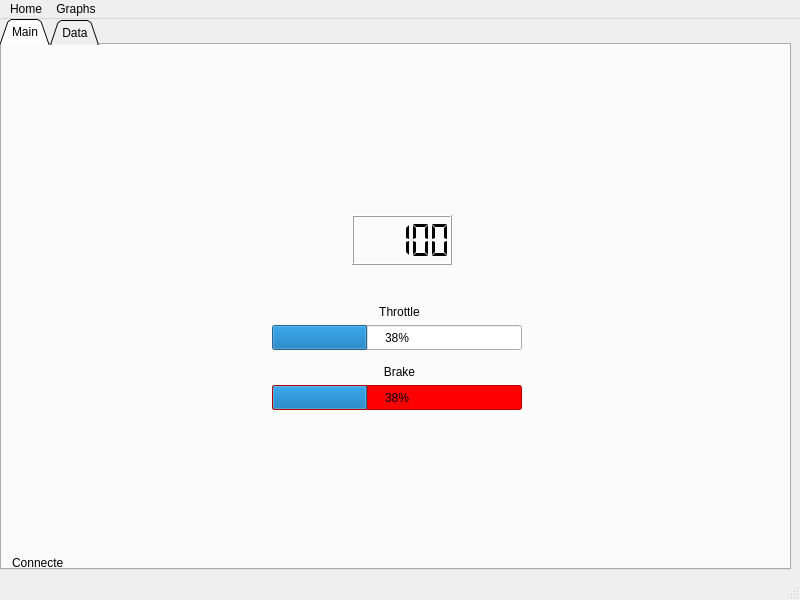
<?xml version="1.0" encoding="UTF-8"?>
<ui version="4.0">
 <class>MainWindow</class>
 <widget class="QMainWindow" name="MainWindow">
  <property name="enabled">
   <bool>true</bool>
  </property>
  <property name="geometry">
   <rect>
    <x>0</x>
    <y>0</y>
    <width>800</width>
    <height>600</height>
   </rect>
  </property>
  <property name="minimumSize">
   <size>
    <width>800</width>
    <height>600</height>
   </size>
  </property>
  <property name="maximumSize">
   <size>
    <width>800</width>
    <height>600</height>
   </size>
  </property>
  <property name="windowTitle">
   <string>MainWindow</string>
  </property>
  <widget class="QWidget" name="centralwidget">
   <widget class="QTabWidget" name="tabWidget">
    <property name="geometry">
     <rect>
      <x>0</x>
      <y>0</y>
      <width>791</width>
      <height>551</height>
     </rect>
    </property>
    <property name="tabPosition">
     <enum>QTabWidget::North</enum>
    </property>
    <property name="tabShape">
     <enum>QTabWidget::Triangular</enum>
    </property>
    <property name="currentIndex">
     <number>0</number>
    </property>
    <property name="iconSize">
     <size>
      <width>16</width>
      <height>16</height>
     </size>
    </property>
    <widget class="QWidget" name="MainTab">
     <attribute name="title">
      <string>Main</string>
     </attribute>
     <widget class="QLCDNumber" name="speedLCD">
      <property name="geometry">
       <rect>
        <x>350</x>
        <y>170</y>
        <width>100</width>
        <height>50</height>
       </rect>
      </property>
      <property name="layoutDirection">
       <enum>Qt::LeftToRight</enum>
      </property>
      <property name="smallDecimalPoint">
       <bool>false</bool>
      </property>
      <property name="mode">
       <enum>QLCDNumber::Dec</enum>
      </property>
      <property name="segmentStyle">
       <enum>QLCDNumber::Flat</enum>
      </property>
      <property name="value" stdset="0">
       <double>100.000000000000000</double>
      </property>
     </widget>
     <widget class="QProgressBar" name="brakeBar">
      <property name="geometry">
       <rect>
        <x>270</x>
        <y>340</y>
        <width>250</width>
        <height>25</height>
       </rect>
      </property>
      <property name="palette">
       <palette>
        <active>
         <colorrole role="Button">
          <brush brushstyle="SolidPattern">
           <color alpha="255">
            <red>255</red>
            <green>0</green>
            <blue>0</blue>
           </color>
          </brush>
         </colorrole>
         <colorrole role="Base">
          <brush brushstyle="SolidPattern">
           <color alpha="255">
            <red>255</red>
            <green>0</green>
            <blue>0</blue>
           </color>
          </brush>
         </colorrole>
         <colorrole role="Window">
          <brush brushstyle="SolidPattern">
           <color alpha="255">
            <red>255</red>
            <green>0</green>
            <blue>0</blue>
           </color>
          </brush>
         </colorrole>
         <colorrole role="NoRole">
          <brush brushstyle="SolidPattern">
           <color alpha="255">
            <red>255</red>
            <green>0</green>
            <blue>0</blue>
           </color>
          </brush>
         </colorrole>
        </active>
        <inactive>
         <colorrole role="Button">
          <brush brushstyle="SolidPattern">
           <color alpha="255">
            <red>255</red>
            <green>0</green>
            <blue>0</blue>
           </color>
          </brush>
         </colorrole>
         <colorrole role="Base">
          <brush brushstyle="SolidPattern">
           <color alpha="255">
            <red>255</red>
            <green>0</green>
            <blue>0</blue>
           </color>
          </brush>
         </colorrole>
         <colorrole role="Window">
          <brush brushstyle="SolidPattern">
           <color alpha="255">
            <red>255</red>
            <green>0</green>
            <blue>0</blue>
           </color>
          </brush>
         </colorrole>
         <colorrole role="NoRole">
          <brush brushstyle="SolidPattern">
           <color alpha="255">
            <red>255</red>
            <green>0</green>
            <blue>0</blue>
           </color>
          </brush>
         </colorrole>
        </inactive>
        <disabled>
         <colorrole role="Button">
          <brush brushstyle="SolidPattern">
           <color alpha="255">
            <red>255</red>
            <green>0</green>
            <blue>0</blue>
           </color>
          </brush>
         </colorrole>
         <colorrole role="Base">
          <brush brushstyle="SolidPattern">
           <color alpha="255">
            <red>255</red>
            <green>0</green>
            <blue>0</blue>
           </color>
          </brush>
         </colorrole>
         <colorrole role="Window">
          <brush brushstyle="SolidPattern">
           <color alpha="255">
            <red>255</red>
            <green>0</green>
            <blue>0</blue>
           </color>
          </brush>
         </colorrole>
         <colorrole role="NoRole">
          <brush brushstyle="SolidPattern">
           <color alpha="255">
            <red>255</red>
            <green>0</green>
            <blue>0</blue>
           </color>
          </brush>
         </colorrole>
        </disabled>
       </palette>
      </property>
      <property name="autoFillBackground">
       <bool>false</bool>
      </property>
      <property name="styleSheet">
       <string notr="true">background-color: red;</string>
      </property>
      <property name="value">
       <number>38</number>
      </property>
      <property name="alignment">
       <set>Qt::AlignCenter</set>
      </property>
      <property name="textVisible">
       <bool>true</bool>
      </property>
      <property name="orientation">
       <enum>Qt::Horizontal</enum>
      </property>
      <property name="textDirection">
       <enum>QProgressBar::TopToBottom</enum>
      </property>
     </widget>
     <widget class="QLabel" name="throttleLabel">
      <property name="geometry">
       <rect>
        <x>374</x>
        <y>260</y>
        <width>47</width>
        <height>13</height>
       </rect>
      </property>
      <property name="text">
       <string>Throttle</string>
      </property>
      <property name="alignment">
       <set>Qt::AlignCenter</set>
      </property>
     </widget>
     <widget class="QLabel" name="brakeLabel">
      <property name="geometry">
       <rect>
        <x>374</x>
        <y>320</y>
        <width>47</width>
        <height>13</height>
       </rect>
      </property>
      <property name="text">
       <string>Brake</string>
      </property>
      <property name="alignment">
       <set>Qt::AlignCenter</set>
      </property>
     </widget>
     <widget class="QProgressBar" name="throttleBar">
      <property name="geometry">
       <rect>
        <x>270</x>
        <y>280</y>
        <width>250</width>
        <height>25</height>
       </rect>
      </property>
      <property name="value">
       <number>38</number>
      </property>
      <property name="alignment">
       <set>Qt::AlignCenter</set>
      </property>
      <property name="textVisible">
       <bool>true</bool>
      </property>
      <property name="orientation">
       <enum>Qt::Horizontal</enum>
      </property>
      <property name="textDirection">
       <enum>QProgressBar::TopToBottom</enum>
      </property>
     </widget>
     <widget class="QLabel" name="statusLabel">
      <property name="geometry">
       <rect>
        <x>10</x>
        <y>510</y>
        <width>51</width>
        <height>16</height>
       </rect>
      </property>
      <property name="text">
       <string>Connected</string>
      </property>
     </widget>
    </widget>
    <widget class="QWidget" name="Graphs">
     <attribute name="title">
      <string>Data</string>
     </attribute>
    </widget>
   </widget>
  </widget>
  <widget class="QMenuBar" name="menubar">
   <property name="geometry">
    <rect>
     <x>0</x>
     <y>0</y>
     <width>800</width>
     <height>21</height>
    </rect>
   </property>
   <widget class="QMenu" name="menuHome">
    <property name="title">
     <string>Home</string>
    </property>
   </widget>
   <widget class="QMenu" name="menuGraphs">
    <property name="title">
     <string>Graphs</string>
    </property>
    <addaction name="actionThrottle"/>
    <addaction name="actionTire_Deg"/>
   </widget>
   <addaction name="menuHome"/>
   <addaction name="menuGraphs"/>
  </widget>
  <widget class="QStatusBar" name="statusbar"/>
  <action name="actionThrottle">
   <property name="text">
    <string>Throttle</string>
   </property>
  </action>
  <action name="actionTire_Deg">
   <property name="text">
    <string>Tire Deg</string>
   </property>
  </action>
 </widget>
 <resources/>
 <connections/>
</ui>
